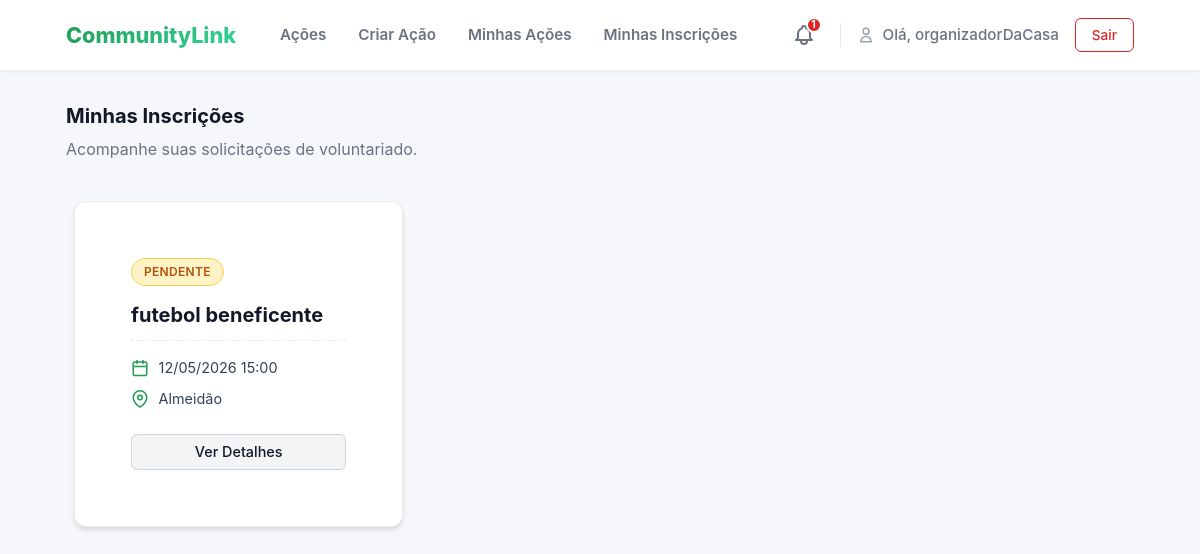
The app's page /acoes/minhas-inscricoes/ (signed in) with its own data.
### acoes/models.py (models this page shows, shortened)
class Inscricao(models.Model):
    STATUS_CHOICES = [
        ('PENDENTE', 'Pendente'),
        ('ACEITO', 'Aceito'),
        ('REJEITADO', 'Rejeitado'),
        ('CANCELADO', 'Cancelado'),
    ]
    acao = models.ForeignKey(Acao, on_delete=models.CASCADE)
    voluntario = models.ForeignKey(User, on_delete=models.CASCADE)
    status = models.CharField(max_length=10, choices=STATUS_CHOICES, default='PENDENTE')
    data_inscricao = models.DateTimeField(auto_now_add=True)
    comentario = models.TextField(blank=True, null=True)
    class Meta:
        unique_together = ('acao', 'voluntario')

class Acao(models.Model):
    titulo = models.CharField(max_length=200)
    descricao = models.TextField()
    data = models.DateTimeField() # Armazena data e hora
    local = models.CharField(max_length=255)
    numero_vagas = models.PositiveIntegerField(
        validators=[validators.MinValueValidator(1)]
    )
    CATEGORIA_CHOICES = [
        ('SAUDE', 'Saúde'),
        ('EDUCACAO', 'Educação'),
        ('MEIO_AMBIENTE', 'Meio Ambiente'),
        ('ANIMAIS', 'Animais'),
        ('OUTRO', 'Outro'),
    ]
    categoria = models.CharField(max_length=50, choices=CATEGORIA_CHOICES, default='OUTRO')
    organizador = models.ForeignKey(
        User,
        on_delete=models.CASCADE,
        related_name='acoes_criadas' # Assim, podemos fazer: user.acoes_criadas.all()
    )
    voluntarios = models.ManyToManyField(
        User,
        through='Inscricao',         # O nome do modelo intermediário
        related_name='acoes_inscritas', # Assim, podemos fazer: user.acoes_inscritas.all()
        blank=True                   # A ação pode começar sem nenhum voluntário
    )
    notas_organizador = models.TextField(blank=True, null=True, help_text="Notas privadas do organizador sobre a execução da ação.")
    def get_absolute_url(self):
        return reverse('acoes:acao_detail', kwargs={'pk': self.pk})

### acoes/views.py (the view)
# urls.py: path('minhas-inscricoes/', views.minhas_inscricoes, name='minhas_inscricoes'),
@login_required
def minhas_inscricoes(request):
    inscricoes_list = Inscricao.objects.filter(voluntario=request.user)
    inscricoes_list = filtrar_acoes_queryset(request, inscricoes_list)
    inscricoes_list = inscricoes_list.order_by('acao__data')
    page_obj = paginar_queryset(request, inscricoes_list)
    context = {
        'inscricoes': page_obj,
        'categorias_choices': Acao.CATEGORIA_CHOICES, # Passa as opções
        'filter_values': request.GET, # Passa os valores
        'page_param': 'page'
    }
    return render(request, 'acoes/minhas_inscricoes.html', context)

### acoes/context_processors.py (called while the page is built)
def auth_groups_processor(request):
    is_organizador = False
    is_voluntario = False
    unread_notification_count = 0 # Valor padrão
    if request.user.is_authenticated:
        is_organizador = request.user.groups.filter(name='Organizadores').exists()
        is_voluntario = request.user.groups.filter(name='Voluntarios').exists()
        unread_notification_count = Notificacao.objects.filter(
            destinatario=request.user,
            lida=False
        ).count()
    return {
        'is_organizador': is_organizador,
        'is_voluntario': is_voluntario,
        'unread_notification_count': unread_notification_count
    }

### acoes/views.py (called while the page is built)
def paginar_queryset(request, queryset, itens_por_pagina=5, param_name='page'):
    paginator = Paginator(queryset, itens_por_pagina)
    page_number = request.GET.get(param_name)
    page_obj = paginator.get_page(page_number)
    return page_obj

def filtrar_acoes_queryset(request, queryset):
    categoria_filter = request.GET.get('categoria')
    local_filter = request.GET.get('local')
    data_inicio_filter = request.GET.get('data_inicio')
    prefix = 'acao__' if queryset.model == Inscricao else ''
    if categoria_filter:
        queryset = queryset.filter(**{f'{prefix}categoria': categoria_filter})
    if local_filter:
        queryset = queryset.filter(**{f'{prefix}local__icontains': local_filter})
    if data_inicio_filter:
        try:
            data_filtro = datetime.datetime.strptime(data_inicio_filter, '%Y-%m-%d').date()
            queryset = queryset.filter(**{f'{prefix}data__gte': data_filtro})
        except ValueError:
            pass # Ignora data inválida
    return queryset

### acoes/templates/acoes/minhas_inscricoes.html (shortened to what this page needs)
{% extends 'acoes/base.html' %}
{% load static %}
{% block extra_css %}
    <link rel="stylesheet" href="{% static 'css/acoes.css' %}">
{% endblock %}
{% block content %}
    <div class="page-header block">
        <h1 class="action-title m-0">Minhas Inscrições</h1>
        <p class="page-subtitle">Acompanhe suas solicitações de voluntariado.</p>
    </div>
    {% if not inscricoes %}
        <div class="empty-state">
            <p>Você não tem inscrições ativas.</p>
            <a href="{% url 'acoes:acao_list' %}" class="btn btn-primary">
                Buscar Oportunidades &rarr;
            </a>
        </div>
    {% else %}
        <div class="action-grid">
            {% for inscricao in inscricoes %}
                <article class="action-card">
                    <div class="action-body">
                        <div class="action-tags">
                            <span class="badge badge-status-{{ inscricao.status|slugify }}">
                                {{ inscricao.get_status_display }}
                            </span>
                        </div>
                        <h3 class="action-title">
                            <a href="{{ inscricao.acao.get_absolute_url }}">{{ inscricao.acao.titulo }}</a>
                        </h3>
                        <div class="action-meta">
                            <div class="meta-item">
                                <span>{{ inscricao.acao.data|date:"d/m/Y H:i" }}</span>
                            </div>
                            <div class="meta-item">
                                <svg width="18" height="18" xmlns="http://www.w3.org/2000/svg" viewBox="0 0 24 24" fill="none" stroke="currentColor" stroke-width="2" stroke-linecap="round" stroke-linejoin="round"><path d="M21 10c0 7-9 13-9 13s-9-6-9-13a9 9 0 0 1 18 0z"></path><circle cx="12" cy="10" r="3"></circle></svg>
                                <span>{{ inscricao.acao.local|truncatechars:20 }}</span>
                            </div>
                        </div>
                        <div class="action-footer">
                            <a href="{{ inscricao.acao.get_absolute_url }}" class="btn btn-muted w-full text-center">
                                Ver Detalhes
                            </a>
                        </div>
                    </div>
                </article>
            {% endfor %}
        </div>
    {% endif %}
{% endblock %}

### acoes/templates/acoes/base.html (shortened to what this page needs)
<!DOCTYPE html>
{% load static %}
<html lang="pt-br">
<head>
    <link rel="stylesheet" href="{% static 'css/style.css' %}">
    {% block extra_css %}{% endblock %}
</head>
<body>
    <nav class="site-nav">
        <div class="container">
            <div class="nav-row">
                <div class="nav-left">
                    <a href="{% url 'acoes:acao_list' %}" class="brand">
                        <span class="brand-text">CommunityLink</span>
                    </a>
                    <div class="nav-links">
                        <a href="{% url 'acoes:acao_list' %}" class="nav-item">Ações</a>
                        {% if user.is_authenticated %}
                            {% if is_organizador or user.is_superuser %}
                                <a href="{% url 'acoes:acao_create' %}" class="nav-item">Criar Ação</a>
                                <a href="{% url 'acoes:minhas_acoes' %}" class="nav-item">Minhas Ações</a>
                            {% endif %}
                            <a href="{% url 'acoes:minhas_inscricoes' %}" class="nav-item">Minhas Inscrições</a>
                        {% endif %}
                    </div>
                </div>
                <div class="nav-right">
                    {% if user.is_authenticated %}
                        <a href="{% url 'acoes:notificacoes_list' %}" class="nav-icon-link" title="Notificações">
                            {% if unread_notification_count > 0 %}
                                <span class="badge-notification">
                                    {{ unread_notification_count }}
                                </span>
                            {% endif %}
                        </a>
                        <div class="nav-user-area">
                            <a href="{% url 'acoes:perfil' %}" class="nav-user-link">
                                <svg xmlns="http://www.w3.org/2000/svg" class="nav-svg-sm" fill="none" viewBox="0 0 24 24" stroke="currentColor">
                                    <path stroke-linecap="round" stroke-linejoin="round" stroke-width="2" d="M16 7a4 4 0 11-8 0 4 4 0 018 0zM12 14a7 7 0 00-7 7h14a7 7 0 00-7-7z" />
                                </svg>
                                <span class="user-greeting">Olá, {{ request.user.username }}</span>
                            </a>
                            <form method="post" action="{% url 'acoes:logout' %}" class="logout-form">
                                <button type="submit" class="btn btn-sm btn-danger-outline">
                                    Sair
                                </button>
                            </form>
                        </div>
                    {% else %}
                        <div class="nav-auth-links">
                            <a href="{% url 'acoes:signin' %}" class="btn btn-sm btn-text">Entrar</a>
                            <a href="{% url 'acoes:signup' %}" class="btn btn-sm btn-primary">Cadastrar</a>
                        </div>
                    {% endif %}
                </div>
            </div>
        </div>
    </nav>
    <main class="main-container container">
        {% block content %}
        {% endblock %}
    </main>
</body>
</html>

### static/css/style.css (style rules this page uses)
:root { --bg: #f5f7fb; --card: #ffffff; --muted: #6b7280; --accent: #1f9d55; --accent-600: #15803d; --danger: #dc2626; --danger-hover: #b91c1c; --danger-light: #fef2f2; --text-main: #111827; --border-light: rgba(15,23,42,0.08); --max-width: 1100px; --app-font: -apple-system, BlinkMacSystemFont, "Segoe UI", Roboto, "Helvetica Neue", Arial, sans-serif; }
* { box-sizing: border-box; }
html, body { height: 100%; margin: 0; }
body { font-family: var(--app-font); background: var(--bg); color: var(--text-main); line-height: 1.5; -webkit-font-smoothing: antialiased; }
h1,h2,h3,h4,h5,h6, p, a, button, input, textarea, select, label { font-family: inherit; }
a { text-decoration: none; transition: color .2s ease; }
.container { max-width: var(--max-width); margin: 0 auto; padding: 0 1rem; }
.main-container { padding-top: 2rem; padding-bottom: 4rem; }
.text-center { text-align: center; }
.m-0 { margin: 0 !important; }
.site-nav { background: var(--card); box-shadow: 0 1px 3px rgba(0,0,0,0.05); border-bottom: 1px solid var(--border-light); position: sticky; top: 0; z-index: 50; }
.nav-row { display: flex; justify-content: space-between; align-items: center; height: 70px; }
.brand { display: inline-flex; align-items: center; margin-right: 2rem; }
.brand-text { font-weight: 800; font-size: 1.35rem; background: linear-gradient(135deg, var(--accent) 0%, #34d399 100%); -webkit-background-clip: text; -webkit-text-fill-color: transparent; background-clip: text; }
.nav-left { display: flex; align-items: center; }
.nav-links { display: flex; gap: 0.5rem; }
.nav-item { padding: 0.5rem 0.75rem; color: var(--muted); font-weight: 600; border-radius: 6px; font-size: 0.95rem; }
.nav-right { display: flex; align-items: center; gap: 1rem; }
.nav-user-area { display: flex; align-items: center; gap: 1rem; }
.nav-svg { width: 24px; height: 24px; }
.nav-svg-sm { width: 18px; height: 18px; color: #9ca3af; }
.nav-icon-link { position: relative; color: var(--muted); padding: 0.5rem; border-radius: 50%; transition: background 0.2s; display: flex; align-items: center; justify-content: center; }
.badge-notification { position: absolute; top: 2px; right: 2px; background-color: var(--danger); color: white; font-size: 0.65rem; font-weight: 700; height: 16px; min-width: 16px; padding: 0 3px; border-radius: 10px; display: flex; align-items: center; justify-content: center; border: 2px solid #ffffff; }
.nav-user-link { display: flex; align-items: center; gap: 0.5rem; color: var(--muted); font-weight: 500; font-size: 0.95rem; }
.user-greeting { white-space: nowrap; }
.btn { display: inline-flex; align-items: center; justify-content: center; padding: 0.6rem 1.2rem; border-radius: 6px; font-weight: 600; font-size: 0.95rem; cursor: pointer; border: 1px solid transparent; transition: all 0.2s ease; text-align: center; line-height: 1; }
.btn-sm { padding: 0.4rem 0.8rem; font-size: 0.85rem; }
.w-full { width: 100%; }
.btn-danger-outline { background-color: transparent; color: var(--danger); border: 1px solid rgba(220, 38, 38, 0.3); }
.action-grid { display: grid; grid-template-columns: repeat(auto-fill, minmax(280px, 1fr)); gap: 1.5rem; }
.action-card { background: var(--card); border-radius: 12px; border: 1px solid var(--border-light); overflow: hidden; transition: transform 0.2s ease, box-shadow 0.2s ease; display: flex; flex-direction: column; }
.action-body { padding: 1.5rem; flex-grow: 1; display: flex; flex-direction: column; }
.action-title { font-size: 1.25rem; font-weight: 700; margin: 0.5rem 0; color: var(--text-main); }
.action-title a { color: inherit; }
.badge { display: inline-block; padding: 0.25rem 0.75rem; border-radius: 999px; font-size: 0.75rem; font-weight: 700; text-transform: uppercase; }

### records on screen
Inscricao: status "PENDENTE", acao.titulo "futebol beneficente", acao.data "12/05/2026 15:00", acao.local "Almeidão"

### other values on screen
{{ unread_notification_count }} "1"
{{ request.user.username }} "organizadorDaCasa"
